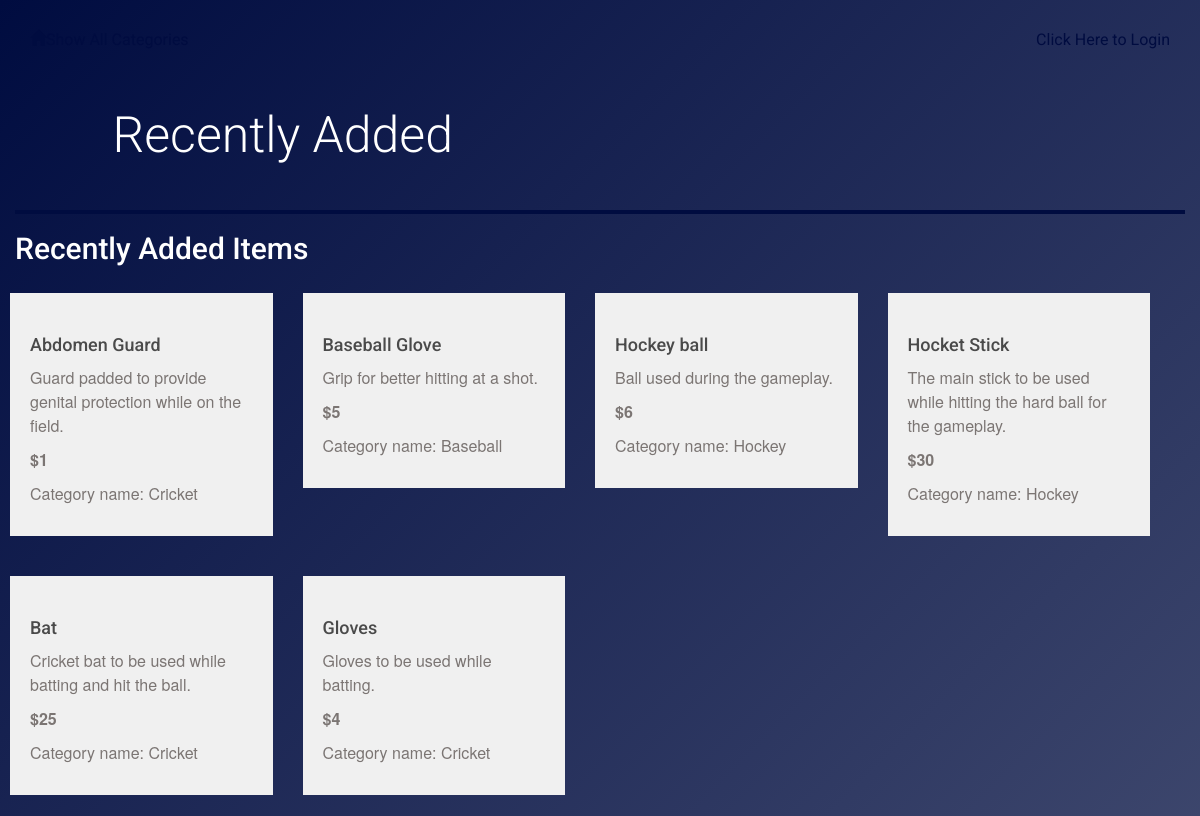
Page /recentlyadded on the committed database.
### database_setup.py (models this page shows, shortened)
class Item(Base):
    __tablename__ = 'item'
    name = Column(String(80), nullable=False)
    id = Column(Integer, primary_key=True)
    description = Column(String(250))
    date = Column(DateTime, default=datetime.datetime.utcnow)
    price = Column(String(8))
    category_id = Column(Integer, ForeignKey('category.id'))
    category = relationship(Category)
    user_id = Column(Integer, ForeignKey('user.id'))
    user = relationship(User)

class Category(Base):
    __tablename__ = 'category'
    id = Column(Integer, primary_key=True)
    name = Column(String(250), nullable=False)
    user_id = Column(Integer, ForeignKey('user.id'))
    user = relationship(User)

### project.py (the view)
@app.route('/recentlyadded', methods = ['GET','POST'])
def recentlyAdded():
    categories = session.query(Category).order_by(asc(Category.name))
    items = session.query(Item).order_by(desc(Item.date)).limit(8)
    return render_template('recentlyAdded.html',items=items,category = categories)

### templates/recentlyAdded.html (shortened to what this page needs)
{% extends "main.html" %}
{% block content %}
{% include "header.html" %}
	<div class="row banner menu">
		<div class="col-md-11 col-md-offset-1 padding-none">
			<h1>Recently Added</h1>
		</div>
	</div>
	<div class="row divider green">
		<div class="col-md-12"></div>
	</div>
	<div class="row">
			<div class="col-md-1"></div>
			<h2> Recently Added Items</h2>
			{% for i in items %}
			<div class="col-md-3">
							<div class="menu-item">
								<h3>{{i.name}}</h3>
								<p>{{i.description}}</p>
								<p class="menu-price">${{i.price}}</p>
								<p>Category name: {{i.category.name}}</p>
							</div>
			</div>
			{% endfor %}
			</div>
		</div>
{% endblock %}

### templates/main.html (shortened to what this page needs)
<!DOCTYPE html>
<html lang="en">
	<head>
		<link rel="stylesheet" href="//netdna.bootstrapcdn.com/bootstrap/3.1.1/css/bootstrap.min.css">
		<link rel=stylesheet type=text/css href="{{ url_for('static', filename='styles.css') }}">
	</head>
	<body>
		<div class="container">
			{% block content %}
			{% endblock %}
	</body>
</html>

### templates/header.html
<div class="row top-menu">
	<div class="col-md-6">
		<a href="{{url_for('showCategory')}}">
			<span class="glyphicon glyphicon-home" aria-hidden="true"></span>Show All Categories
		</a>
	</div>
	<div class="col-md-6 text-right">
					{%if 'username' not in session %}
			<a href="{{url_for('showLogin')}}">Click Here to Login </a>
			{% else %}
			<a href="{{url_for('disconnect')}}">Logout </a>
			{% endif %}
	</div>
</div>

### static/styles.css (style rules this page uses)
* { font-family: "Helvetica Neue Bold", Roboto, Helvetica, Arial, sans-serif; font-weight: 700; }
body { width: 100wh; height: 90vh; color: #fff; background: linear-gradient(-45deg,#f0f2f0, #000C40); background-size: 400% 400%; -webkit-animation: Gradient 15s ease infinite; -moz-animation: Gradient 15s ease infinite; animation: Gradient 6s ease infinite; }
h1 { font-family: "Helvetica Neue Light", Roboto, Helvetica, Arial, sans-serif; font-size: 50px; color: white; line-height: 60px; font-weight: 300; }
h2 { font-size: 30px; color: white; line-height: 29px; }
h3 { font-size: 18px; color: #4A4A4A; line-height: 23px; }
p { font-family: "Helvetica Neue", Roboto, Helvetica, Arial, sans-serif; font-size: 16px; color: #7B7573; line-height: 24px; font-weight: 400; }
a { font-size: 14px; color: #0093B9; line-height: 17px; }
.padding-none { padding: 0px; }
.top-menu { padding-top: 30px; padding-bottom: 10px; }
.top-menu a { margin-bottom: 0; line-height: 16px; font-size: 16px; color: #000C40; font-weight: 400; }
.divider { height: 4px; }
.divider.green { background-color: #000C40; }
.banner.menu { height: 150px; }
.banner h1 { margin: 45px 0; }
.menu-item { background: #F0F0F0; padding: 20px; margin: 20px; margin-left: -20px; }
.menu-price { font-weight: 700; }

### rows in the picture
Item: name "Abdomen Guard", description "Guard padded to provide genital protection while on the field.", price "1", category.name "Cricket"
Item: name "Baseball Glove", description "Grip for better hitting at a shot.", price "5", category.name "Baseball"
Item: name "Hockey ball", description "Ball used during the gameplay.", price "6", category.name "Hockey"
Item: name "Hocket Stick", description "The main stick to be used while hitting the hard ball for the gameplay.", price "30", category.name "Hockey"
Item: name "Bat", description "Cricket bat to be used while batting and hit the ball.", price "25", category.name "Cricket"
Item: name "Gloves", description "Gloves to be used while batting.", price "4", category.name "Cricket"
